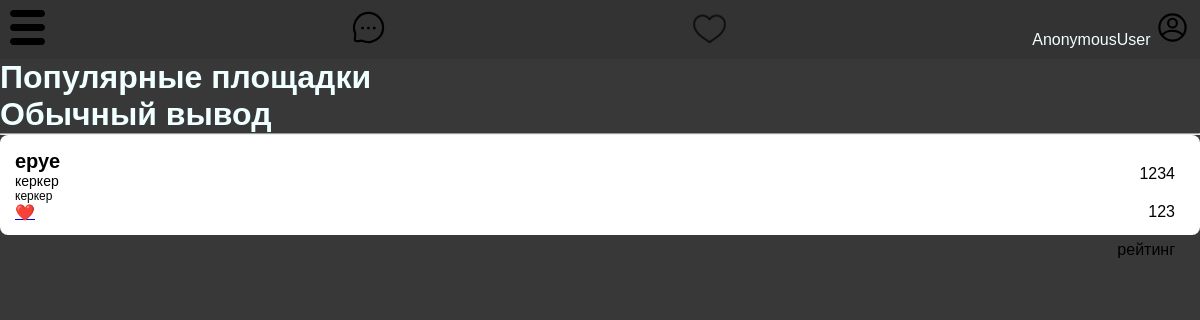
The app's page /catalog/, older data.
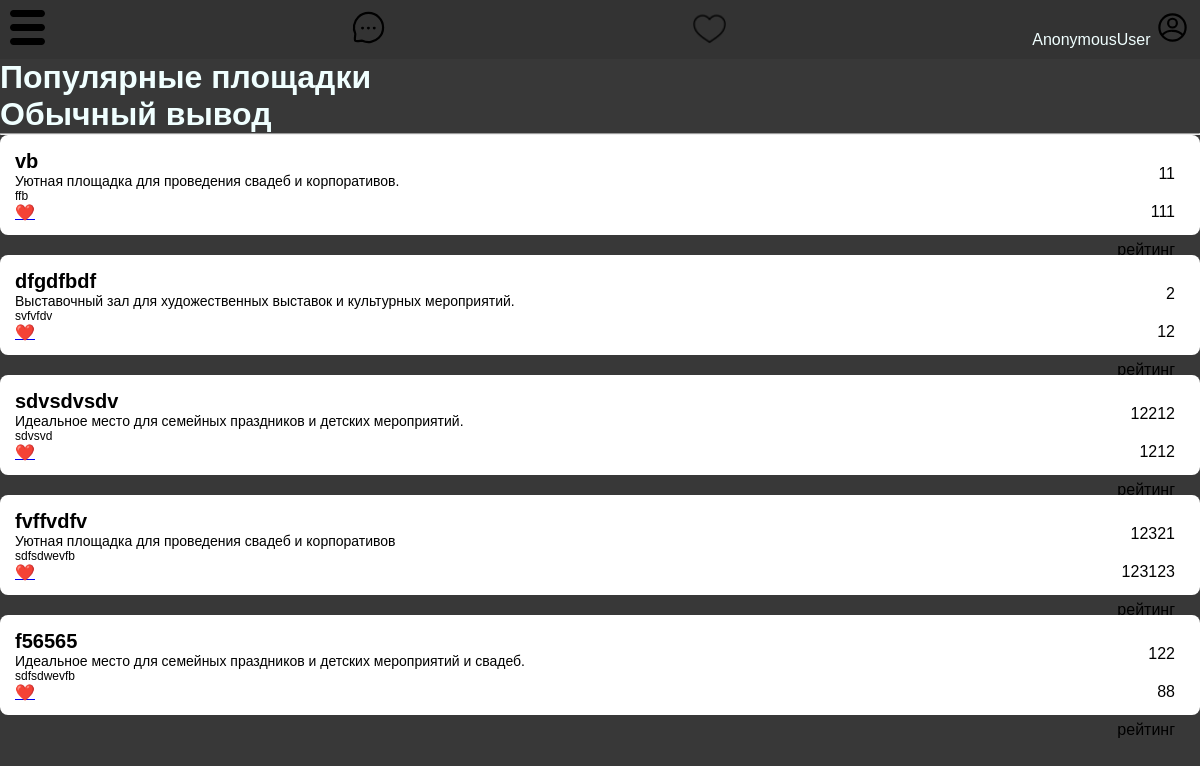
The same page, newer data.
### HoldingMainMenu/models.py (models this page shows, shortened)
class Venues(models.Model):
    name = models.CharField(max_length=255)
    holding_id = models.ForeignKey(Holding, on_delete=models.CASCADE)
    description = models.TextField()
    location = models.CharField(max_length=255)
    capacity = models.IntegerField()
    square = models.IntegerField()
    wardrobe = models.BooleanField()
    parking = models.BooleanField()
    status = models.IntegerField(default=1, editable=False)   # исправить на 0 потом
    venue_tag = models.ForeignKey(VenueTags, on_delete=models.CASCADE)
    embedding = models.TextField(blank=True, null=True)

### UserMainMenu/views.py (the view)
# urls.py: path('', mainpage, name='catalog_mainpage'),
def mainpage(request):
    posts = Venues.objects.filter(status=ACTIVE)
    popular_venues = (
        UserAction.objects.filter(action_type__in=['Наведение', 'Нажатие'])
        .values('venue')
        .annotate(total_actions=Count('id'))
        .order_by('-total_actions')[:10]
    )
    popular_venue_ids = [entry['venue'] for entry in popular_venues]
    popular_venues_details = Venues.objects.filter(id__in=popular_venue_ids)
    return render(request, 'Users/usermain.html', {'posts': posts, 'popular_venues_details':popular_venues_details})

### templates/Users/usermain.html (shortened to what this page needs)
{% extends 'Users/base.html' %}
{% load static %}
{% block content %}
<h1>Популярные площадки</h1>
<h1>Обычный вывод</h1>
<hr>
<ul>
    {% for post in posts %}
    <a href="{% url 'catalog_placepage' venid=post.id %}" class="venue__link">
    <li class="venue__li">
        <section class="venue">
            <div class="venue__info">
                <h2 class="venue__title">{{ post.name }}</h2>
                <p class="venue__description">{{ post.description }}</p>
                <p class="venue__location">{{ post.location }}</p>
                <div class="venue__like">
                    <a href="#" class="venue__like-button">❤️</a>
                </div>
            </div>
            <div class="venue__meta">
                <span class="venue__span">{{ post.square }}</span>
                <span class="venue__span">{{ post.capacity }}</span>
                <span class="venue__span">рейтинг </span>
            </div>
        </section>
    </li>
    </a>
    {% endfor %}
</ul>
{% endblock %}

Row changes from the older to the newer data that the page shows:
removed Venues: name "еруе", description "керкер", location "керкер", square "1234", capacity "123"
added Venues: name "vb", description "Уютная площадка для проведения свадеб и корпоративов.", location "ffb", square "11", capacity "111"
added Venues: name "dfgdfbdf", description "Выставочный зал для художественных выставок и культурных мероприятий.", location "svfvfdv", square "2", capacity "12"
added Venues: name "sdvsdvsdv", description "Идеальное место для семейных праздников и детских мероприятий.", location "sdvsvd", square "12212", capacity "1212"
added Venues: name "fvffvdfv", description "Уютная площадка для проведения свадеб и корпоративов", location "sdfsdwevfb", square "12321", capacity "123123"
added Venues: name "f56565", description "Идеальное место для семейных праздников и детских мероприятий и свадеб.", location "sdfsdwevfb", square "122", capacity "88"
